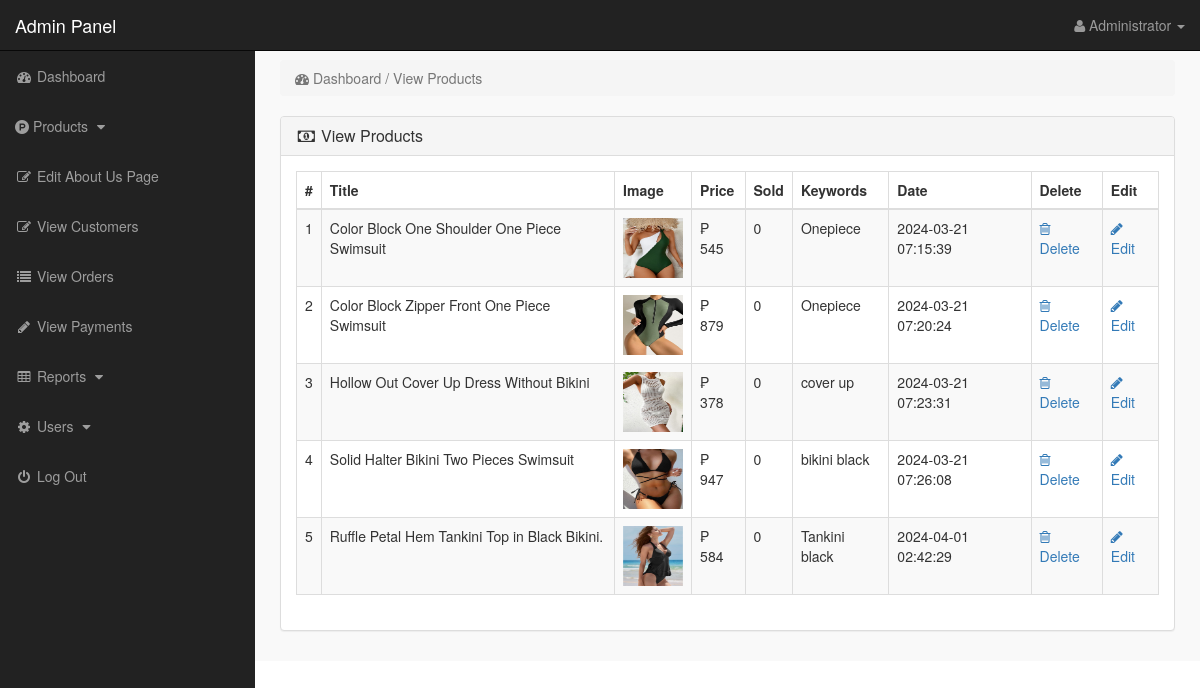
/admin_area/index.php?view_products (signed in), run on the app's committed database.
### tables this page shows
CREATE TABLE `products` (
  `product_id` int(10) NOT NULL,
  `p_cat_id` int(10) DEFAULT NULL,
  `cat_id` int(10) DEFAULT NULL,
  `manufacturer_id` int(10) DEFAULT NULL,
  `date` timestamp NOT NULL DEFAULT current_timestamp() ON UPDATE current_timestamp(),
  `product_title` text NOT NULL,
  `product_url` text NOT NULL,
  `product_img1` text NOT NULL,
  `product_img2` text NOT NULL,
  `product_img3` text NOT NULL,
  `product_price` int(10) NOT NULL,
  `product_psp_price` int(100) NOT NULL,
  `product_desc` text NOT NULL,
  `product_features` text DEFAULT NULL,
  `product_video` text DEFAULT NULL,
  `product_keywords` text NOT NULL,
  `product_label` text DEFAULT NULL,
  `status` varchar(255) NOT NULL
);

### admin_area/view_products.php (the view)
<?php
if(!isset($_SESSION['admin_email'])){
echo "<script>window.open('login.php','_self')</script>";
}
else {
?>
<div class="row">
<div class="col-lg-12" >
<ol class="breadcrumb" >
<li class="active" >
<i class="fa fa-dashboard"></i> Dashboard / View Products
</li>
</ol>
</div>
</div>
<div class="row" >
<div class="col-lg-12" >
<div class="panel panel-default" >
<div class="panel-heading" >
<h3 class="panel-title" >
<i class="fa fa-money fa-fw" ></i> View Products
</h3>
</div>
<div class="panel-body" >
<div class="table-responsive" >
<table class="table table-bordered table-hover table-striped" >
<thead>
<tr>
<th>#</th>
<th>Title</th>
<th>Image</th>
<th>Price</th>
<th>Sold</th>
<th>Keywords</th>
<th>Date</th>
<th>Delete</th>
<th>Edit</th>
</tr>
</thead>
<tbody>
<?php
$i = 0;
$get_pro = "select * from products where status='product'";
$run_pro = mysqli_query($con,$get_pro);
while($row_pro=mysqli_fetch_array($run_pro)){
$pro_id = $row_pro['product_id'];
$pro_title = $row_pro['product_title'];
$pro_image = $row_pro['product_img1'];
$pro_price = $row_pro['product_price'];
$pro_keywords = $row_pro['product_keywords'];
$pro_date = $row_pro['date'];
$i++;
?>
<tr>
<td><?php echo $i; ?></td>
<td><?php echo $pro_title; ?></td>
<td><img src="product_images/<?php echo $pro_image; ?>" width="60" height="60"></td>
<td>₱ <?php echo $pro_price; ?></td>
<td>
<?php
$get_sold = "select * from pending_orders where product_id='$pro_id'";
$run_sold = mysqli_query($con,$get_sold);
$count = mysqli_num_rows($run_sold);
echo $count;
?>
</td>
<td> <?php echo $pro_keywords; ?> </td>
<td><?php echo $pro_date; ?></td>
<td>
<a href="index.php?delete_product=<?php echo $pro_id; ?>">
<i class="fa fa-trash-o"> </i> Delete
</a>
</td>
<td>
<a href="index.php?edit_product=<?php echo $pro_id; ?>">
<i class="fa fa-pencil"> </i> Edit
</a>
</td>
</tr>
<?php } ?>
</tbody>
</table>
</div>
</div>
</div>
</div>
</div>
<?php } ?>

### admin_area/includes/sidebar.php (shortened to what this page needs)
<?php
if(!isset($_SESSION['admin_email'])){
echo "<script>window.open('login.php','_self')</script>";
}
else {
?>
<nav class="navbar navbar-inverse navbar-fixed-top" >
<div class="navbar-header" >
<a class="navbar-brand" href="index.php?dashboard" >Admin Panel</a>
</div>
<ul class="nav navbar-right top-nav" >
<li class="dropdown" >
<a href="#" class="dropdown-toggle" data-toggle="dropdown" >
<i class="fa fa-user" ></i>
<?php echo $admin_name; ?> <b class="caret" ></b>
</a>
</li>
</ul>
<div class="collapse navbar-collapse navbar-ex1-collapse">
<ul class="nav navbar-nav side-nav">
<li>
<a href="index.php?dashboard">
<i class="fa fa-fw fa-dashboard"></i> Dashboard
</a>
</li>
<li>
<a href="#" data-toggle="collapse" data-target="#products">
<i class="fa fa-product-hunt" aria-hidden="true"></i> Products
<i class="fa fa-fw fa-caret-down"></i>
</a>
</li>
<li>
<a href="index.php?edit_about_us">
<i class="fa fa-fw fa-edit"></i> Edit About Us Page
</a>
</li>
<li>
<a href="index.php?view_customers">
<i class="fa fa-fw fa-edit"></i> View Customers
</a>
</li>
<li>
<a href="index.php?view_orders">
<i class="fa fa-fw fa-list"></i> View Orders
</a>
</li>
<li>
<a href="index.php?view_payments">
<i class="fa fa-fw fa-pencil"></i> View Payments
</a>
</li>
<li>
<a href="#" data-toggle="collapse" data-target="#print">
<i class="fa fa-fw fa-table"></i> Reports
<i class="fa fa-fw fa-caret-down"></i>
</a>
</li>
<li>
<a href="#" data-toggle="collapse" data-target="#users">
<i class="fa fa-fw fa-gear"></i> Users
<i class="fa fa-fw fa-caret-down"></i>
</a>
</li>
<li>
<a href="logout.php">
<i class="fa fa-fw fa-power-off"></i> Log Out
</a>
</li>
</ul>
</div>
</nav>
<?php } ?>

### admin_area/css/style.css (style rules this page uses)
body { margin-top:100px; }
@media (min-width: 768px) { body { margin-top:50px; } }
.top-nav { padding:0 15px; }
.top-nav>li { display:inline-block; float:left; }
.top-nav>li>a { padding-top:15px; padding-bottom:15px; line-height:20px; color:#999; }
@media (min-width: 768px) { .side-nav { position:fixed; top:51px; width:255px; border-radius:0; overflow-y:auto; background-color: #222; bottom:0; overflow-x:hidden; padding-bottom:40px; } }
@media (min-width: 768px) { .side-nav>li>a { width:255px; } }
.panel-body { border-radius:5px; }

### data on the page
products: product_title "Color Block One Shoulder One Piece Swimsuit", product_img1 (picture), product_price "545", count "0", product_keywords "Onepiece", date "2024-03-21 07:15:39"
products: product_title "Color Block Zipper Front One Piece Swimsuit", product_img1 (picture), product_price "879", count "0", product_keywords "Onepiece", date "2024-03-21 07:20:24"
products: product_title "Hollow Out Cover Up Dress Without Bikini", product_img1 (picture), product_price "378", count "0", product_keywords "cover up", date "2024-03-21 07:23:31"
products: product_title "Solid Halter Bikini Two Pieces Swimsuit", product_img1 (picture), product_price "947", count "0", product_keywords "bikini black", date "2024-03-21 07:26:08"
products: product_title "Ruffle Petal Hem Tankini Top in Black Bikini.", product_img1 (picture), product_price "584", count "0", product_keywords "Tankini black", date "2024-04-01 02:42:29"

### other printed values
$admin_name "Administrator"
